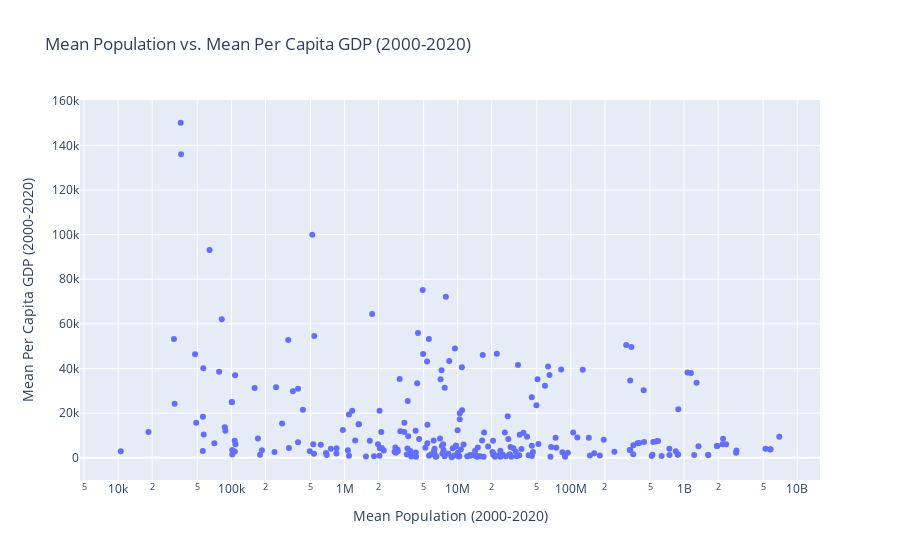

Here is the notebook cell this chart was saved with:
### Code cell
import plotly.express as px

# Assuming merged_df is your DataFrame and it contains a 'Country' column with the country names

# Calculate the mean per capita GDP for each country
merged_df['Mean Per Capita GDP'] = merged_df['Mean GDP 2000-2020'] / merged_df['Mean Population 2000-2020']

# Visualize the relationship between mean population and mean per capita GDP using Plotly
fig = px.scatter(merged_df, x='Mean Population 2000-2020', y='Mean Per Capita GDP', 
                 log_x=True, # Apply logarithmic scale to x-axis
                 hover_name='Country Name', # Show country name on hover
                 title='Mean Population vs. Mean Per Capita GDP (2000-2020)',
                 labels={'Mean Population 2000-2020': 'Mean Population (2000-2020)', 'Mean Per Capita GDP': 'Mean Per Capita GDP (2000-2020)'})

# Show the figure
fig.show()

# Compute the Pearson correlation coefficient
correlation_coefficient = merged_df['Mean Population 2000-2020'].corr(merged_df['Mean Per Capita GDP'])
print("Pearson Correlation Coefficient:", correlation_coefficient)

### Figure 1 — Plotly figure (JSON) as saved in the notebook; plotly's stock layout.template omitted (floating-point values rounded to 4 significant figures; data arrays with more than 128 entries replaced by an {"elided": "..."} marker saying what was removed)
{"data": [{"hovertemplate": "<b>%{hovertext}</b><br><br>Mean Population (2000-2020)=%{x}<br>Mean Per Capita GDP (2000-2020)=%{y}<extra></extra>", "hovertext": {"elided": "247 str values"}, "legendgroup": "", "marker": {"color": "#636efa", "symbol": "circle"}, "mode": "markers", "name": "", "orientation": "v", "showlegend": false, "type": "scatter", "x": {"elided": "247 float values"}, "xaxis": "x", "y": {"elided": "247 float values"}, "yaxis": "y"}], "layout": {"legend": {"tracegroupgap": 0}, "title": {"text": "Mean Population vs. Mean Per Capita GDP (2000-2020)"}, "xaxis": {"anchor": "y", "domain": [0, 1], "title": {"text": "Mean Population (2000-2020)"}, "type": "log"}, "yaxis": {"anchor": "x", "domain": [0, 1], "title": {"text": "Mean Per Capita GDP (2000-2020)"}}}}
